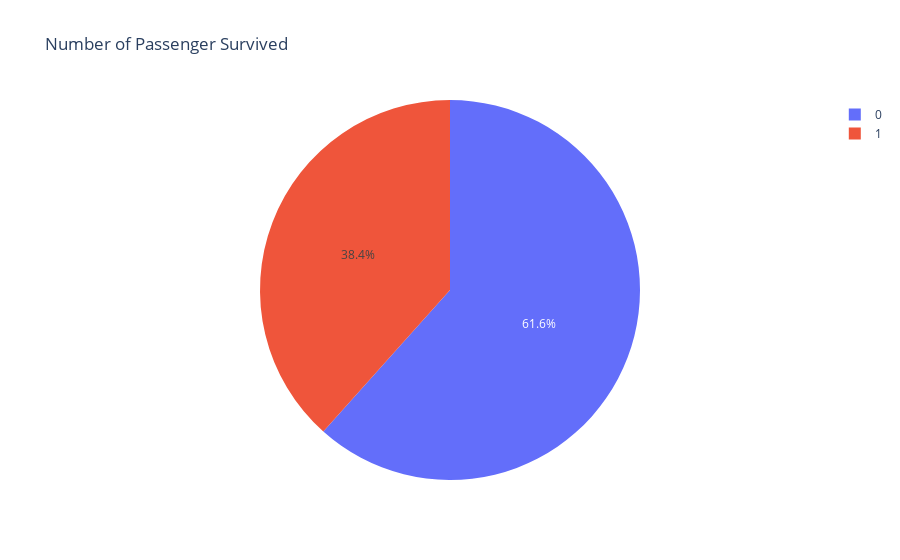

Notebook code cell kept with this figure:
### Code cell
trace = go.Pie(labels = list(dft.Survived.unique()), values = list(dft.Survived.value_counts()))
data = [trace]
layout = go.Layout(
   {
      "title":"Number of Passenger Survived",
   }
)

fig = go.Figure(data=data,layout = layout)
iplot(fig)

### Figure 1 — Plotly figure (JSON) as saved in the notebook; plotly's stock layout.template omitted (floating-point values rounded to 4 significant figures)
{"data": [{"labels": [0, 1], "type": "pie", "values": [549, 342]}], "layout": {"title": {"text": "Number of Passenger Survived"}}}
